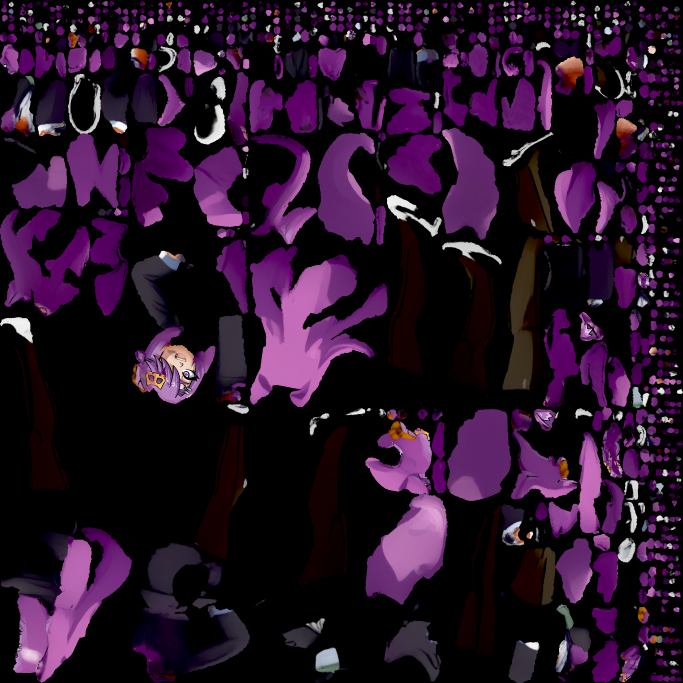
#> input picture trellis_v2/lillith_trellis_v2_albedo.png, 2048 x 2048 px (shown at 1/3 size)
$ python grid.py lillith_trellis_v2_albedo.png
#> lines starting #> are read from the running program, lines starting #| are printed output that depends on the picture
import sys;from PIL import Image,ImageDraw
for f in sys.argv[1:]:
    im=Image.open(f).convert('RGBA');b=Image.new('RGBA',im.size,(255,255,255,255));b.alpha_composite(im);d=ImageDraw.Draw(b)
#> after `b = Image.new('RGBA', im.size, (255, 255, 255, 255))`: b: PIL image 2048x2048 RGBA; every value is 255
    for k in range(-9,10):
        x=(k*0.1+0.9)/1.8*900;d.line([(x,0),(x,900)],fill=(255,0,0,90));d.text((x+2,2),'%.1f'%(k/10),fill='red')
    for k in range(0,18):
        y=900-(k*0.1+0.9-0.825)/1.8*900;d.line([(0,y),(900,y)],fill=(0,0,255,90));d.text((2,y-10),'%.1f'%(k/10),fill='blue')
    b.convert('RGB').save(f.replace('.png','_g.png'))
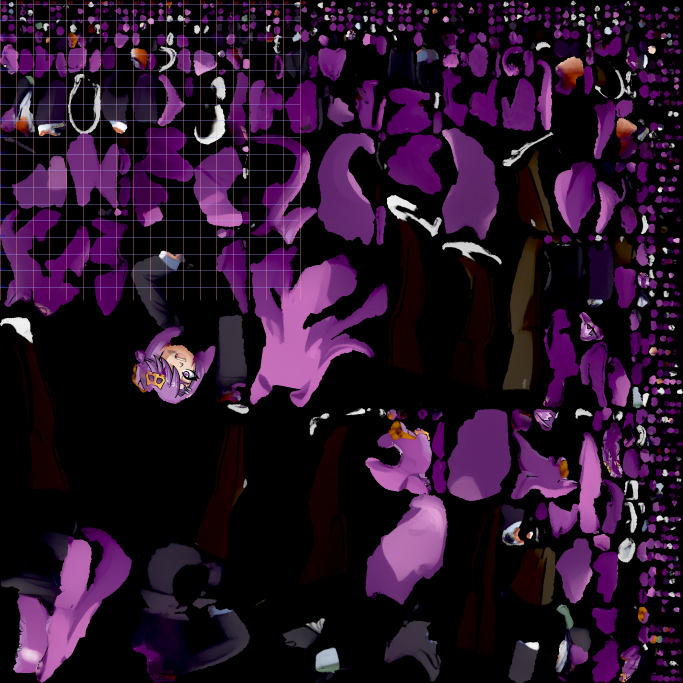
#> b: PIL image 2048x2048 RGBA (shown at 1/3 size); mean R, G, B, A 40.5, 17.7, 40.7, 253.7; transparent parts drawn white
